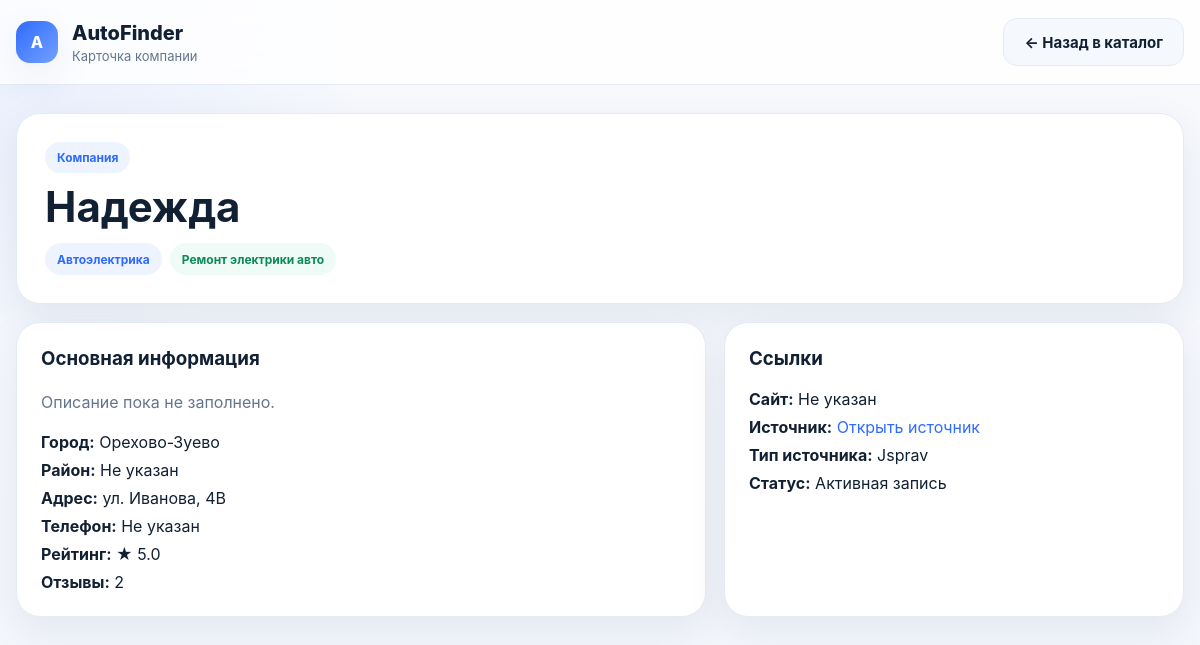
The app's page /company/nadezhda with its own data.
### tables this page shows
CREATE TABLE company (
            id INTEGER PRIMARY KEY AUTOINCREMENT,
            name TEXT NOT NULL,
            slug TEXT NOT NULL UNIQUE,
            category TEXT,
            subcategory TEXT,
            city_slug TEXT NOT NULL,
            city_name TEXT NOT NULL,
            district TEXT,
            metro_station TEXT,
            address TEXT,
            phone TEXT,
            website TEXT,
            description TEXT,
            rating REAL DEFAULT 0,
            reviews_count INTEGER DEFAULT 0,
            is_active INTEGER DEFAULT 1,
            source_url TEXT,
            source_type TEXT
        );

### app.py (the view)
@app.route("/company/<slug>")
def company_page(slug):
    conn = get_connection()
    company = conn.execute(
        "SELECT * FROM company WHERE slug = ?",
        (slug,)
    ).fetchone()
    conn.close()
    if not company:
        abort(404)
    return render_template("company.html", company=company)

### app.py (called while the page is built)
def get_connection():
    conn = sqlite3.connect(DB_PATH)
    conn.row_factory = sqlite3.Row
    return conn

### templates/company.html (shortened to what this page needs)
<!doctype html>
<html lang="ru">
<head>
    <link rel="stylesheet" href="{{ url_for('static', filename='styles.css') }}">
</head>
<body>
<header class="site-header">
    <div class="container header-inner">
        <div class="brand-wrap">
            <div class="brand-mark">A</div>
            <div>
                <div class="brand-title">AutoFinder</div>
                <div class="brand-subtitle">Карточка компании</div>
            </div>
        </div>
        <a class="ghost-btn" href="{{ url_for('index') }}">← Назад в каталог</a>
    </div>
</header>
<main class="container">
    <section class="detail-hero">
        <div class="card-surface detail-card">
            <div class="eyebrow">Компания</div>
            <h1>{{ company['name'] }}</h1>
            <div class="badges">
                <span class="badge">{{ company['category'] or 'Без категории' }}</span>
                {% if company['subcategory'] %}
                    <span class="badge badge-soft">{{ company['subcategory'] }}</span>
                {% endif %}
            </div>
        </div>
    </section>
    <section class="detail-grid">
        <div class="card-surface detail-box">
            <h3>Основная информация</h3>
            <p class="description">{{ company['description'] or 'Описание пока не заполнено.' }}</p>
            <div class="meta-list">
                <div><strong>Город:</strong> {{ company['city_name'] or 'Не указан' }}</div>
                <div><strong>Район:</strong> {{ company['district'] or 'Не указан' }}</div>
                <div><strong>Адрес:</strong> {{ company['address'] or 'Не указан' }}</div>
                <div>
                    <strong>Телефон:</strong>
                    {% if company['phone'] %}
                        <a href="tel:{{ company['phone'] }}">{{ company['phone'] }}</a>
                    {% else %}
                        Не указан
                    {% endif %}
                </div>
                <div><strong>Рейтинг:</strong> ★ {{ company['rating'] or 0 }}</div>
                <div><strong>Отзывы:</strong> {{ company['reviews_count'] or 0 }}</div>
            </div>
        </div>
        <div class="card-surface detail-box">
            <h3>Ссылки</h3>
            <div class="meta-list">
                <div>
                    <strong>Сайт:</strong>
                    {% if company['website'] %}
                        <a href="{{ company['website'] }}" target="_blank" rel="noopener">{{ company['website'] }}</a>
                    {% else %}
                        Не указан
                    {% endif %}
                </div>
                <div>
                    <strong>Источник:</strong>
                    {% if company['source_url'] %}
                        <a href="{{ company['source_url'] }}" target="_blank" rel="noopener">Открыть источник</a>
                    {% else %}
                        Не указан
                    {% endif %}
                </div>
                <div><strong>Тип источника:</strong> {{ company['source_type'] or 'Не указан' }}</div>
                <div><strong>Статус:</strong> {{ 'Активная запись' if company['is_active'] else 'Неактивная запись' }}</div>
            </div>
        </div>
    </section>
</main>
</body>
</html>

### static/styles.css (style rules this page uses)
:root { --bg: #f5f7fb; --bg-soft: #fbfcfe; --surface: #ffffff; --surface-2: #f7f9fc; --border: #e5ebf4; --text: #122033; --muted: #65758b; --primary: #2f6bff; --primary-soft: #edf3ff; --success: #1ea971; --danger: #e45757; --shadow: 0 14px 40px rgba(24, 51, 94, 0.08); --radius: 24px; --radius-sm: 16px; }
* { box-sizing: border-box; }
html, body { margin: 0; padding: 0; font-family: Inter, system-ui, -apple-system, BlinkMacSystemFont, "Segoe UI", sans-serif; color: var(--text); background: radial-gradient(circle at top left, rgba(47, 107, 255, 0.08), transparent 26%), linear-gradient(180deg, #f7f9fd 0%, #f3f6fb 100%); }
body { min-height: 100vh; }
a { color: var(--primary); text-decoration: none; }
.container { width: min(1200px, calc(100% - 32px)); margin: 0 auto; }
.site-header { position: sticky; top: 0; z-index: 30; backdrop-filter: blur(12px); background: rgba(255, 255, 255, 0.82); border-bottom: 1px solid var(--border); }
.header-inner { min-height: 84px; display: flex; align-items: center; justify-content: space-between; gap: 16px; }
.brand-wrap { display: flex; align-items: center; gap: 14px; }
.brand-mark { width: 42px; height: 42px; border-radius: 14px; display: flex; align-items: center; justify-content: center; background: linear-gradient(135deg, var(--primary), #73a1ff); color: white; font-weight: 800; box-shadow: var(--shadow); }
.brand-title { font-size: 20px; font-weight: 800; }
.brand-subtitle { margin-top: 3px; color: var(--muted); font-size: 13px; }
.card-surface { background: var(--surface); border: 1px solid var(--border); border-radius: var(--radius); box-shadow: var(--shadow); }
button, .ghost-btn, .call-btn, .chip { display: inline-flex; align-items: center; justify-content: center; min-height: 48px; padding: 0 20px; border-radius: 14px; border: none; cursor: pointer; font-size: 15px; font-weight: 700; transition: 0.18s ease; text-decoration: none; }
.ghost-btn { background: #f5f8fd; border: 1px solid var(--border); color: var(--text); }
.eyebrow { display: inline-block; margin-bottom: 12px; padding: 8px 12px; border-radius: 999px; background: var(--primary-soft); color: var(--primary); font-size: 12px; font-weight: 700; }
.badges { display: flex; flex-wrap: wrap; gap: 8px; }
.badge { display: inline-flex; align-items: center; min-height: 32px; padding: 0 12px; border-radius: 999px; background: #edf3ff; color: var(--primary); font-size: 12px; font-weight: 700; }
.badge-soft { background: #eefbf6; color: #0d8a5a; }
.description { margin: 0 0 16px; color: var(--muted); line-height: 1.7; }
.meta-list { display: grid; gap: 8px; color: var(--text); }
.meta-list strong { color: var(--text); }
.detail-hero { padding: 28px 0 18px; }
.detail-card { padding: 28px; }
.detail-card h1 { margin: 0 0 14px; font-size: 42px; line-height: 1.05; }
.detail-grid, .result-layout { display: grid; grid-template-columns: 1.2fr 0.8fr; gap: 18px; padding-bottom: 40px; }
.detail-box, .result-panel, .question-box { padding: 24px; }
.detail-box h3, .result-panel h2, .result-panel h3, .question-box h3 { margin-top: 0; }

### records on screen
company: name "Надежда", category "Автоэлектрика", subcategory "Ремонт электрики авто", description "Описание пока не заполнено.", city_name "Орехово-Зуево", district "Не указан", address "ул. Иванова, 4В", rating "5.0", reviews_count "2", source_type "Jsprav", is_active "Активная запись"
